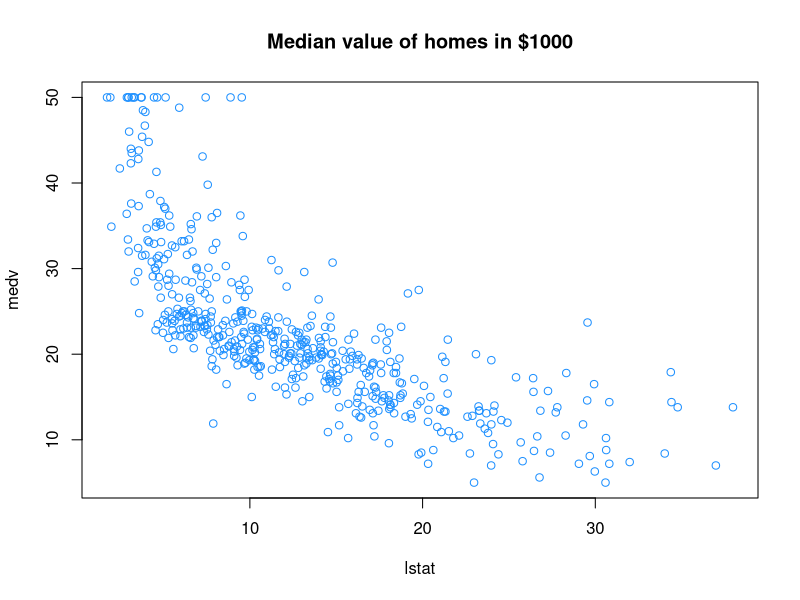
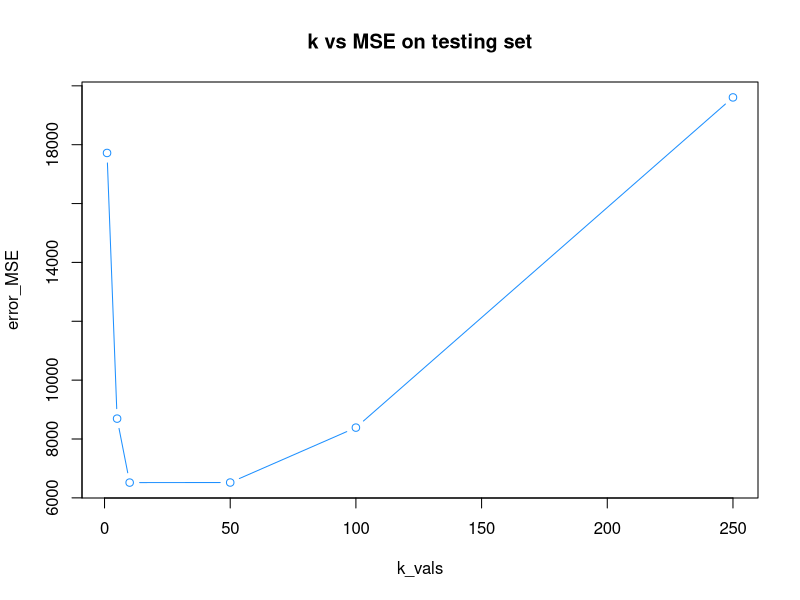
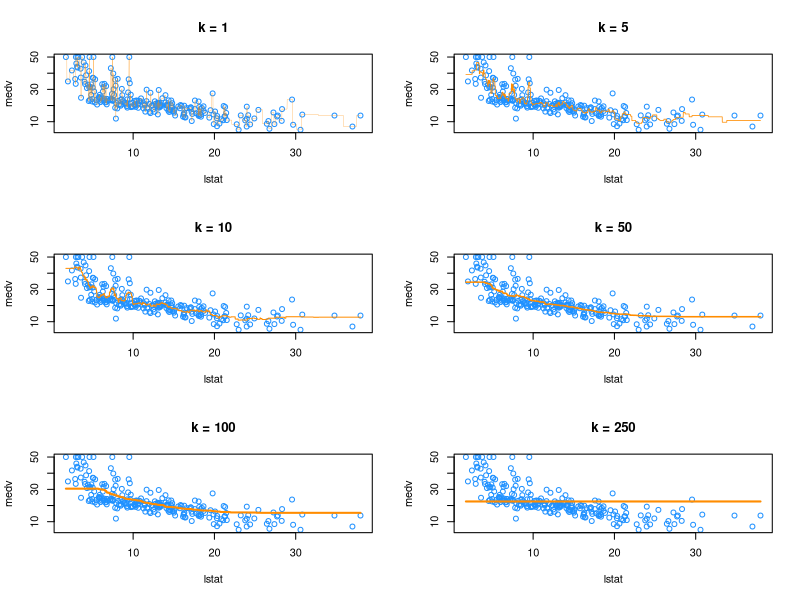
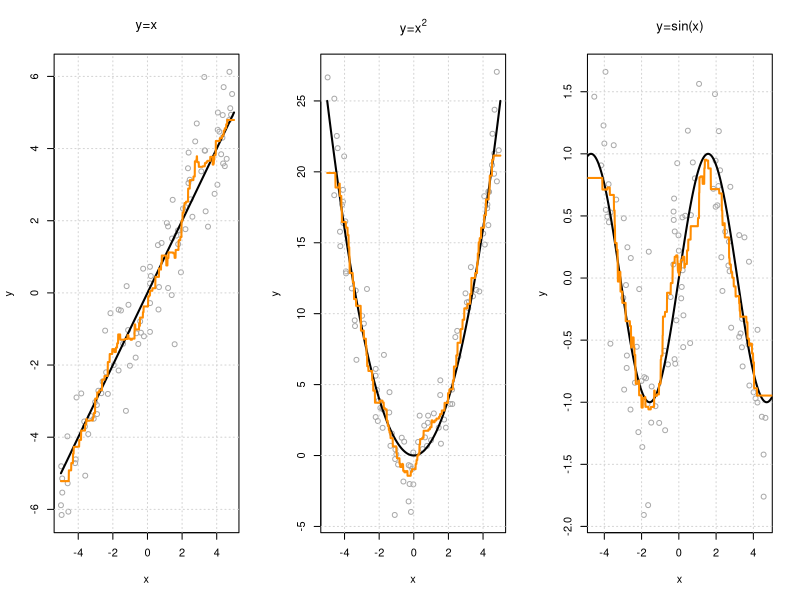

Here is the R script that generated these plots, in order:
# Su Windows per scrivere il carattere tilde (~):
# ALT + 0126 (tenete premuto ALT e digitate 0126 con il tastierino numerico)
#
# Su Mac per scrivere il carattere tilde (~):
# ALT + 5

# Clean enviroment
rm(list=ls())
set.seed(42)

library(MASS)
?Boston
dim(Boston)
head(Boston)


# Housing Values in Suburbs of Boston (east coast U.S.A.) in 1978
# Boston is the capital and most populous city of Massachusetts.
# This dataset contains information collected by the U.S Census Service 
# concerning housing in the area of Boston Mass. It was obtained from the 
# StatLib archive (http://lib.stat.cmu.edu/datasets/boston), 
# and has been used extensively throughout the literature to benchmark algorithms.
# The dataset is small in size with only 506 cases.
#
# LSTAT - % lower status of the population                --> percentuale a basso reddito della popolazione
# MEDV - Median value of owner-occupied homes in $1000's  --> valore medio delle abitazioni in termini di migliaia di $

# Ci focalizzeremo solo su queste due colonne del dataset (il dataset ne ha molte altre), 
# la prima (lstat) come feature, la seconda (medv) come label
head(Boston[,c("lstat", "medv")])

# Plot lstat on x and medv as y
#
# plot(y ~ x, data = trn_boston)
# plot(medv ~ lstat, data = trn_boston)
#
# ==
# plot(x, y)
# plot(trn_boston$lstat, trn_boston$medv)
par(mfrow = c(1, 1))
plot(medv ~ lstat, data = Boston, col = "dodgerblue", main = "Median value of homes in $1000")
# plot(Boston$lstat, Boston$medv)

# Campiono randomicamente 250 valori tra 1:506: usero questi indici per dividere
# il mio dataset iniziale tra training e testing set
boston_idx = sample(1:nrow(Boston), size = 250)
length(boston_idx)

# training set come dataframe
trn_boston = Boston[boston_idx, ]
# dim(trn_boston)

# testing set come dataframe
tst_boston  = Boston[-boston_idx, ]
# dim(tst_boston)

# Training set features (X) and label (Y)
X_trn_boston = trn_boston["lstat"]
y_trn_boston = trn_boston["medv"]

# Testing set features (X) and label (Y)
X_tst_boston = tst_boston["lstat"]
y_tst_boston = tst_boston["medv"]


######################################################################
######################################################################
#####  VALUTIAMO LE PERFORMANCE DI VARI MODELLI KNN SUL TEST SET #####
######################################################################
######################################################################

# To perform KNN for regression, we will need `knn.reg()` from the `FNN` package.
library(FNN)
?knn.reg

pred_001 = knn.reg(train = X_trn_boston, test = X_tst_boston, y = y_trn_boston, k = 1)
pred_005 = knn.reg(train = X_trn_boston, test = X_tst_boston, y = y_trn_boston, k = 5)
pred_010 = knn.reg(train = X_trn_boston, test = X_tst_boston, y = y_trn_boston, k = 10)
pred_050 = knn.reg(train = X_trn_boston, test = X_tst_boston, y = y_trn_boston, k = 50)
pred_100 = knn.reg(train = X_trn_boston, test = X_tst_boston, y = y_trn_boston, k = 100)
pred_250 = knn.reg(train = X_trn_boston, test = X_tst_boston, y = y_trn_boston, k = 250)


errMSE = function(y, y_hat){
  return ( sum((y-y_hat)^2)/length(y) )
}

k_vals = c()
error_MSE = c()
for(pred_item in list(pred_001, pred_005, pred_010, pred_050, pred_100, pred_250)){
  k = pred_item$k
  k_error_MSE = errMSE(y_tst_boston, pred_item$pred)
  message(sprintf("K=%d \t--> MSE = %f", k, k_error_MSE))
  
  k_vals = c(k_vals, k)
  error_MSE = c(error_MSE, k_error_MSE)
}

par(mfrow = c(1, 1))
plot(k_vals, error_MSE, col = "dodgerblue", type="b", main = "k vs MSE on testing set")


####################################################################################
####################################################################################
######  OSSERVIAMO LA CURVA OTTENUTA PER OGNI MODELLO SU UNA GRIGLIA DI PUNTI ######
####################################################################################
####################################################################################

# Applichiamo KNN con vari K e valutiamone l'errore su un test set:
# Proviamo a dare una misura dell'errore sul test set

# We create an additional "test" set `test_grid`, that is a grid of `lstat` 
# values at which we will predict `medv` in order to create graphics.
X_trn_boston_min = min(X_trn_boston)
X_trn_boston_max = max(X_trn_boston)
message(sprintf("min=%f \t max=%f", X_trn_boston_min, X_trn_boston_max))
test_grid = data.frame(lstat = seq(X_trn_boston_min, X_trn_boston_max, by = 0.01))
dim(test_grid)

pred_001 = knn.reg(train = X_trn_boston, test = test_grid, y = y_trn_boston, k = 1)
pred_005 = knn.reg(train = X_trn_boston, test = test_grid, y = y_trn_boston, k = 5)
pred_010 = knn.reg(train = X_trn_boston, test = test_grid, y = y_trn_boston, k = 10)
pred_050 = knn.reg(train = X_trn_boston, test = test_grid, y = y_trn_boston, k = 50)
pred_100 = knn.reg(train = X_trn_boston, test = test_grid, y = y_trn_boston, k = 100)
pred_250 = knn.reg(train = X_trn_boston, test = test_grid, y = y_trn_boston, k = 250)


# We make predictions for a large number of possible values of `lstat`, 
# for different values of `k`. Note that `250` is the total number of observations 
# in this training dataset.
par(mfrow = c(3, 2))

plot(medv ~ lstat, data = trn_boston, col = "dodgerblue", main = "k = 1")
lines(test_grid$lstat, pred_001$pred, col = "darkorange", lwd = 0.25)

plot(medv ~ lstat, data = trn_boston, col = "dodgerblue", main = "k = 5")
lines(test_grid$lstat, pred_005$pred, col = "darkorange", lwd = 0.75)

plot(medv ~ lstat, data = trn_boston, col = "dodgerblue", main = "k = 10")
lines(test_grid$lstat, pred_010$pred, col = "darkorange", lwd = 1)

plot(medv ~ lstat, data = trn_boston, col = "dodgerblue", main = "k = 50")
lines(test_grid$lstat, pred_050$pred, col = "darkorange", lwd = 1.5)

plot(medv ~ lstat, data = trn_boston, col = "dodgerblue", main = "k = 100")
lines(test_grid$lstat, pred_100$pred, col = "darkorange", lwd = 2)

plot(medv ~ lstat, data = trn_boston, col = "dodgerblue", main = "k = 250")
lines(test_grid$lstat, pred_250$pred, col = "darkorange", lwd = 2)

# We see that `k = 1` is clearly overfitting, as `k = 1` is a very complex, 
# highly variable model. Conversely, `k = 250` is clearly underfitting the data, 
# as `k = 250` is a very simple, low variance model. In fact, here it is predicting 
# a simple average of all the data at each point.



##########################################################################################
##########################################################################################
######  OSSERVIAMO QUANTO UN MODELLO KNN SI ADATTA BENE ALLE VARIE FORME FUNZIONALI ######
##########################################################################################
##########################################################################################


# Facciamo qualche osservazione nel caso in cui volessi cercare di approssimare una
# distribuzione originata dalle forme funzionali: x, x^2 o sin(x)
line_reg_fun = function(x) {
  x
}

quad_reg_fun = function(x) {
  x ^ 2
}

sine_reg_fun = function(x) {
  sin(x)
}

get_sim_data = function(f, sample_size = 100, sd = 1) {
  x = runif(n = sample_size, min = -5, max = 5)
  y = rnorm(n = sample_size, mean = f(x), sd = sd)
  data.frame(x, y)
}

set.seed(42)
line_data = get_sim_data(f = line_reg_fun)
quad_data = get_sim_data(f = quad_reg_fun, sd = 2)
sine_data = get_sim_data(f = sine_reg_fun, sd = 0.5)

x_grid = data.frame(x = seq(-5, 5, by = 0.01))

par(mfrow = c(1, 3))
plot(y ~ x, data = line_data, pch = 1, col = "darkgrey", main = expression("y=x"))
grid()
knn_pred = knn.reg(train = line_data$x, test = x_grid, y = line_data$y, k = 10)$pred
lines(x_grid$x, line_reg_fun(x_grid$x), lwd = 2)
lines(x_grid$x, knn_pred, col = "darkorange", lwd = 2)

plot(y ~ x, data = quad_data, pch = 1, col = "darkgrey", main = expression("y=x"^2))
grid()
knn_pred = knn.reg(train = quad_data$x, test = x_grid, y = quad_data$y, k = 10)$pred
lines(x_grid$x, quad_reg_fun(x_grid$x), lwd = 2)
lines(x_grid$x, knn_pred, col = "darkorange", lwd = 2)

plot(y ~ x, data = sine_data, pch = 1, col = "darkgrey", main = expression("y=sin(x)"))
grid()
knn_pred = knn.reg(train = sine_data$x, test = x_grid, y = sine_data$y, k = 10)$pred
lines(x_grid$x, sine_reg_fun(x_grid$x), lwd = 2)
lines(x_grid$x, knn_pred, col = "darkorange", lwd = 2)

# k was reasonably well chosen
# this is a reasonable amount of data
# this is a rather low dimensional problem
